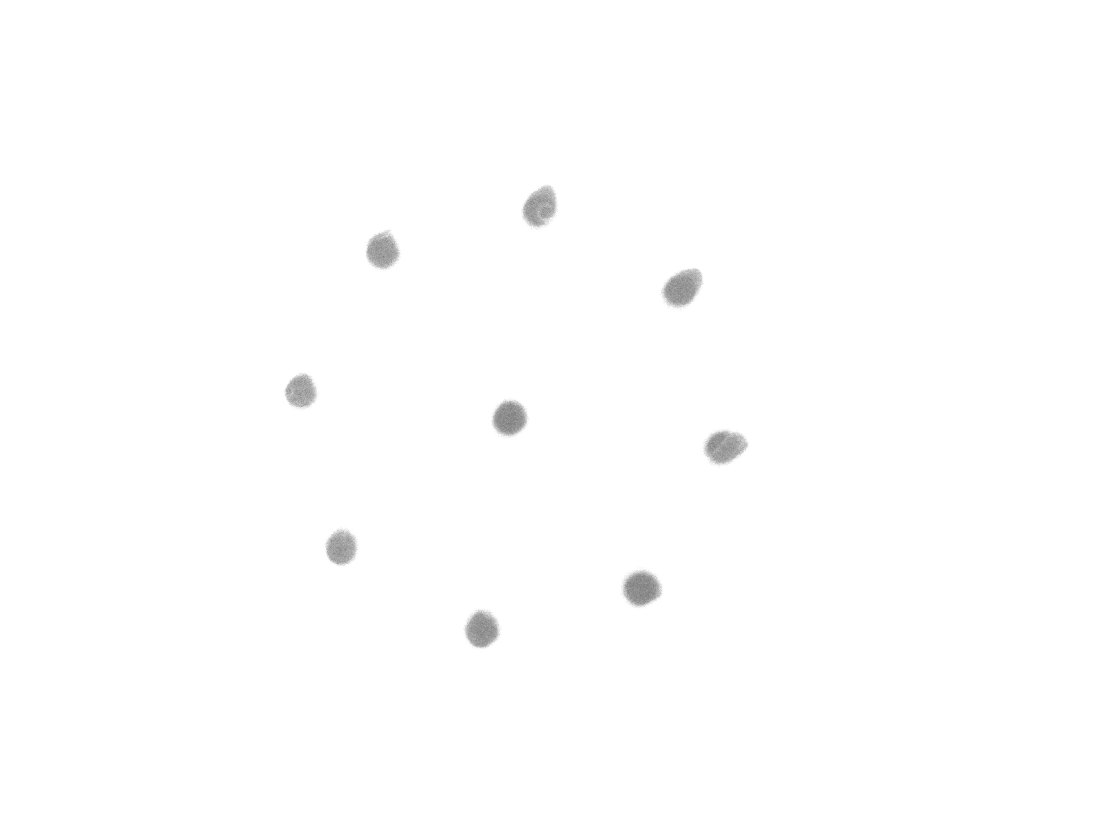
#> input picture Python Practice/Improved2.jpg, 3280 x 2464 px (shown at 1/3 size)
$ jupyter execute --allow-errors 'OpenCV findcircle.ipynb'
#> lines starting #> are read from the running program, lines starting #| are printed output that depends on the picture; after the words box and inside, x2 and y2 are one past the last pixel; in counts of white or black regions, pixels touching at a corner belong together
[cell 1]
#https://developpaper.com/opencv-hough-circle-transform-cv2-houghcircles/
#Hoff circle detection
from matplotlib import pyplot as plt
import cv2
import numpy as np
# from google.colab.patches import cv2_imshow #https://stackoverflow.com/questions/55288657/image-is-not-displaying-in-google-colab-while-using-imshow

cimg = cv2.imread('Improved2.jpg')
#> cimg is the input picture: shape (2464, 3280, 3); min 93, max 255, mean 254.1
plt.imshow(cimg)
plt.show()
#cv2.waitKey(0)
img = cv2.cvtColor(cimg,cv2.COLOR_BGR2GRAY)
img = cv2.medianBlur(img, 5)
cimg = cv2.cvtColor(img, cv2.COLOR_GRAY2BGR)

#- img: grayscale image to be detected
# - cv2.HOUGH_ Gradient: detection method, Hoff gradient
#- 1: the detected circle has the same size as the original image, DP = 2, and the detected circle is half of the original image
#- 20: the minimum distance of the center of the detected circle (if the parameter is too small, multiple adjacent circles may be detected incorrectly in addition to a real circle. If it is too large, some circles may be missed.)
#- Param1: in #hough Š In the case of u gradient, it is higher. Two thresholds are passed to Canny edge detector (the lower one is twice as small).
#- param2: at #hough Š In the case of u gradient, it is the accumulator threshold of the center of the detection stage. The smaller it is, the more likely it is to detect false circles;
#- minradius: minimum circle radius, false circle may also be detected
#- maxradius: maximum circle radius. If < = 0, the maximum image size is used. If < 0, returns the center of the radius not found.
circles = cv2.HoughCircles(img, cv2.HOUGH_GRADIENT, 1, 20,param1=50, param2=30, minRadius=0, maxRadius=100)
#> circles = 70 rows, first 8: [1529.5, 1257.5, 51.6], [1148.5, 758.5, 50.5], [2038.5, 873.5, 49.4], [2169.5, 1336.5, 48.5], [1932.5, 1762.5, 48.5], [908.5, 1179.5, 41.4], [2064.5, 857.5, 50.5], [1618.5, 617.5, 45]
# [5 lines of commented-out code are left out]

circles = np.uint16(np.around(circles))
#> circles = 70 rows, first 8: [1530, 1258, 52], [1148, 758, 50], [2038, 874, 49], [2170, 1336, 48], [1932, 1762, 48], [908, 1180, 41], [2064, 858, 50], [1618, 618, 45]

print(len(circles))
#| 1
print(circles)
#> (printed output is left out)
n = 0
for i in circles[0, :]:
  if n < 9:
    #Draw outer circle (blue)
    cv2.circle(cimg, (i[0], i[1]), i[2], (0, 255, 0), 2)

    #Draw Center (red)
    cv2.circle(cimg, (i[0], i[1]), 2, (0, 0, 255), 3)

    n = n+1
#     cv2_imshow(cimg)
    plt.imshow(cimg)
    cv2.waitKey(0)
    cv2.destroyAllWindows()
#> this loop made 70 passes
#> i on passes 1 to 12: [1530, 1258, 52], [1148, 758, 50], [2038, 874, 49], [2170, 1336, 48], [1932, 1762, 48], [908, 1180, 41], [2064, 858, 50], [1618, 618, 45], [1454, 1894, 40], [1436, 1880, 41], [1028, 1642, 43], [1632, 600, 37]
#> after the loop, n = 9
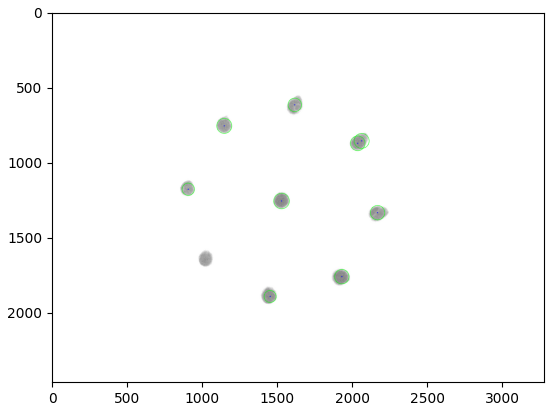
#> figure drawn by matplotlib, 1 panel; B, G, R data is drawn as R, G, B

[cell 2]
#https://developpaper.com/opencv-hough-circle-transform-cv2-houghcircles/
#Hoff circle detection
from matplotlib import pyplot as plt
import cv2
import numpy as np
# from google.colab.patches import cv2_imshow #https://stackoverflow.com/questions/55288657/image-is-not-displaying-in-google-colab-while-using-imshow

cimg = cv2.imread('Improved2.jpg')
plt.imshow(cimg)
plt.show()
#cv2.waitKey(0)
img = cv2.cvtColor(cimg,cv2.COLOR_BGR2GRAY)
img = cv2.medianBlur(img, 5)
cimg = cv2.cvtColor(img, cv2.COLOR_GRAY2BGR)

#- img: grayscale image to be detected
# - cv2.HOUGH_ Gradient: detection method, Hoff gradient
#- 1: the detected circle has the same size as the original image, DP = 2, and the detected circle is half of the original image
#- 20: the minimum distance of the center of the detected circle (if the parameter is too small, multiple adjacent circles may be detected incorrectly in addition to a real circle. If it is too large, some circles may be missed.)
#- Param1: in #hough Š In the case of u gradient, it is higher. Two thresholds are passed to Canny edge detector (the lower one is twice as small).
#- param2: at #hough Š In the case of u gradient, it is the accumulator threshold of the center of the detection stage. The smaller it is, the more likely it is to detect false circles;
#- minradius: minimum circle radius, false circle may also be detected
#- maxradius: maximum circle radius. If < = 0, the maximum image size is used. If < 0, returns the center of the radius not found.
circles = cv2.HoughCircles(img, cv2.HOUGH_GRADIENT, 1, 20,param1=50, param2=30, minRadius=30, maxRadius=50)
#> circles = [[2038.5, 873.5, 49.4], [1531.5, 1256.5, 49.4], [900.5, 1181.5, 45], [1022.5, 1643.5, 43.8], [1612.5, 637.5, 47.2], [2162.5, 1337.5, 43.8], [1935.5, 1762.5, 42.7], [1139.5, 754.5, 41.6], [1456.5, 1883.5, 41.6], [1442.5, 1901.5, 39.4], [1915.5, 1775.5, 37.2]]
# [5 lines of commented-out code are left out]

circles = np.uint16(np.around(circles))
#> circles = [[2038, 874, 49], [1532, 1256, 49], [900, 1182, 45], [1022, 1644, 44], [1612, 638, 47], [2162, 1338, 44], [1936, 1762, 43], [1140, 754, 42], [1456, 1884, 42], [1442, 1902, 39], [1916, 1776, 37]]

print(len(circles))
#| 1
print(circles)
#| [[[2038  874   49]
#|   [1532 1256   49]
#|   [ 900 1182   45]
#|   [1022 1644   44]
#|   [1612  638   47]
#|   [2162 1338   44]
#|   [1936 1762   43]
#|   [1140  754   42]
#|   [1456 1884   42]
#|   [1442 1902   39]
#|   [1916 1776   37]]]
print(circles[0,0])
#| [2038  874   49]

# finding center circle
prev = 0
sumX = 0
sumY = 0
n = 0
Xavg = 0
Yavg = 0
for i in circles[0, :]:
    sumX = sumX + i[0]
    sumY = sumY + i[1]
    n = n + 1
#> this loop made 11 passes
#> (i, sumX, sumY) on passes 1 to 11: ([2038, 874, 49], 2038, 874), ([1532, 1256, 49], 3570, 2130), ([900, 1182, 45], 4470, 3312), ([1022, 1644, 44], 5492, 4956), ([1612, 638, 47], 7104, 5594), ([2162, 1338, 44], 9266, 6932), ([1936, 1762, 43], 11202, 8694), ([1140, 754, 42], 12342, 9448), ([1456, 1884, 42], 13798, 11332), ([1442, 1902, 39], 15240, 13234), ([1916, 1776, 37], 17156, 15010)
#> after the loop, n = 11; sumX = 17156; sumY = 15010

Xavg = sumX / n
#> Xavg = 1559.6
Yavg = sumY / n
#> Yavg = 1364.5
print(n)
#| 11
print(int(Xavg))
#| 1559
print(int(Yavg))
#| 1364
print('xxxxxxxxxxxxxxxxxxxxxxxxxxxxxx')

# find the center circle
centerX = 0;
centerY = 0;
m = 0
for i in circles[0, :]:
    if i[0] < Xavg + 150 and Xavg - 150 < i[0]:
        if i[1] < Yavg + 150 and Yavg - 150 < i[1]:
            centerX = i[0]
            centerY = i[1]
            print(m)
            print(i[0])
            print(i[1])
            print(i[2])
    m = m + 1
#> this loop made 11 passes
#> (i, centerX, centerY) on pass 2: ([1532, 1256, 49], 1532, 1256)
#| 1
#| 1532
#| 1256
#| 49
#> after the loop, m = 11
k = 0
for i in circles[0, :]:
  if k < 9:
    #Draw outer circle (blue)
    cv2.circle(cimg, (i[0], i[1]), i[2], (0, 255, 0), 2)

    #Draw Center (red)
    cv2.circle(cimg, (i[0], i[1]), 2, (0, 0, 255), 3)

    k = k+1
#     cv2_imshow(cimg)
    plt.imshow(cimg)
    cv2.waitKey(0)
    cv2.destroyAllWindows()
#> this loop made 11 passes
#> after the loop, k = 9
#> figure, not shown here; B, G, R data is drawn as R, G, B

[cell 3]
#https://developpaper.com/opencv-hough-circle-transform-cv2-houghcircles/
#Hoff circle detection
from matplotlib import pyplot as plt
import cv2
import numpy as np
# from google.colab.patches import cv2_imshow #https://stackoverflow.com/questions/55288657/image-is-not-displaying-in-google-colab-while-using-imshow

cimg = cv2.imread('foo9.jpg')
#> (the rest of this cell did not finish here and is left out)

[cell 4]
import cv2
from matplotlib import pyplot as plt
#read image
img_grey = cv2.imread('output2.jpg', cv2.IMREAD_GRAYSCALE)
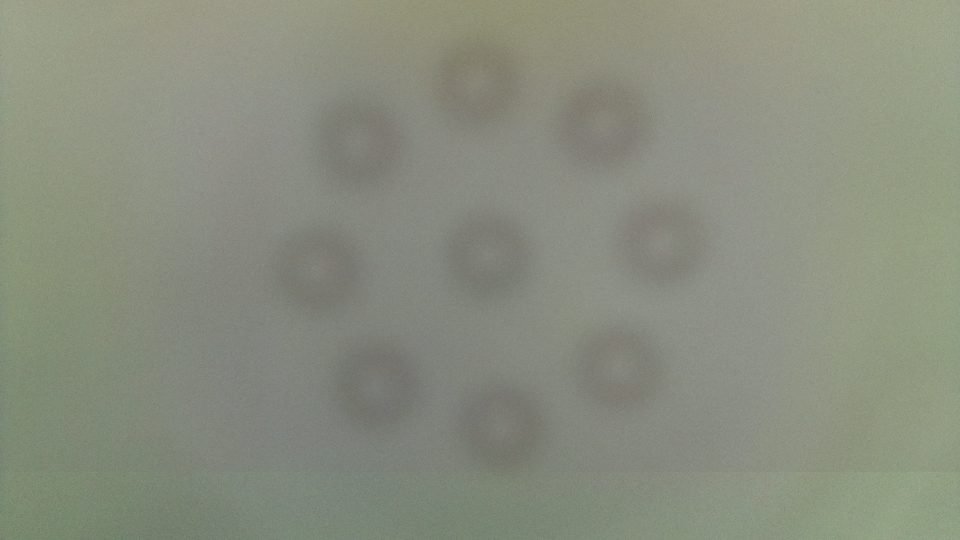
#> input picture Python Practice/output2.jpg, 1920 x 1080 px (shown at 1/2 size)
#> img_grey: shape (1080, 1920); min 99, max 178, mean 138.4

# define a threshold, 128 is the middle of black and white in grey scale
thresh = 125

# assign blue channel to zeros
img_binary = cv2.threshold(img_grey, thresh, 255, cv2.THRESH_BINARY)[1]
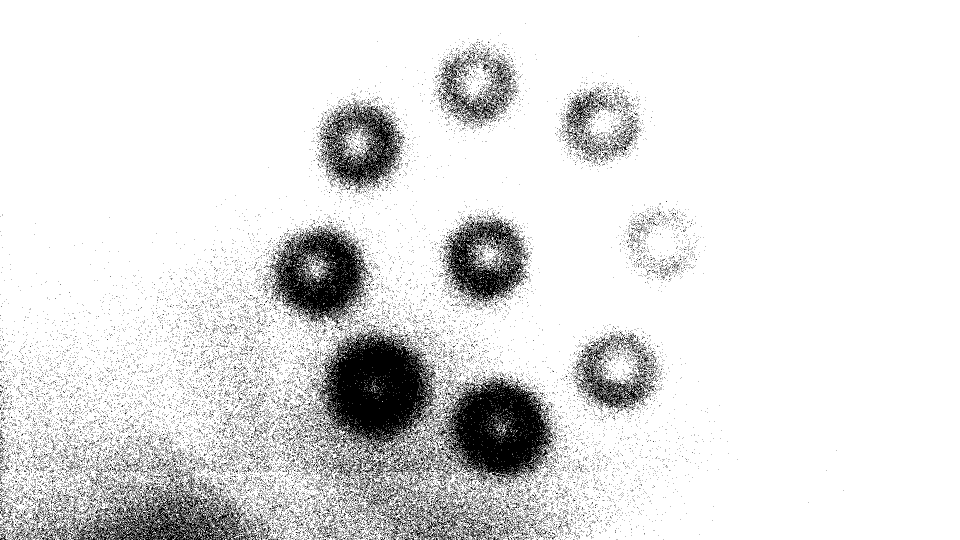
#> img_binary: shape (1080, 1920) (shown at 1/2 size); 88.6% white; 23890 black regions (23403 under 20 px), largest, box (x1, y1, x2, y2) and area: (625, 656, 877, 977) 38716, (865, 752, 1112, 972) 30169, (538, 452, 741, 653) 20362

#save image
cv2.imwrite('black-and-white.jpg',img_binary)
plt.imshow(img_binary)
plt.show()

[cell 5]
from matplotlib import pyplot as plt
import cv2
import numpy as np


#灰度图像转化为ndarray类型
I = cv2.imread('output5.jpg', cv2.IMREAD_ANYCOLOR)
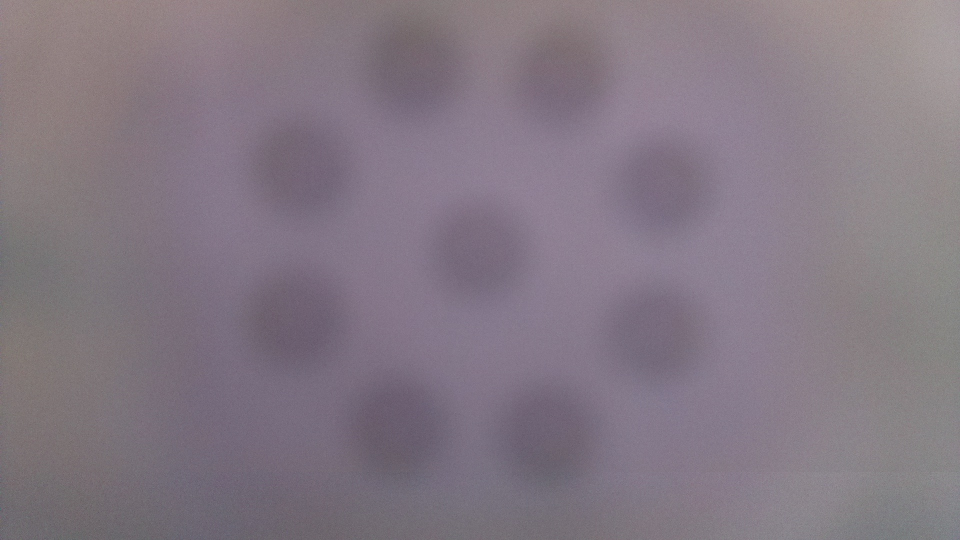
#> input picture Python Practice/output5.jpg, 1920 x 1080 px (shown at 1/2 size)
#> I is the input picture: shape (1080, 1920, 3); mean B, G, R 131, 120.2, 131.1
#图像归一化
fI = I/255.0
#伽马变化
gamma = 0.4
O = np.power(fI, gamma)
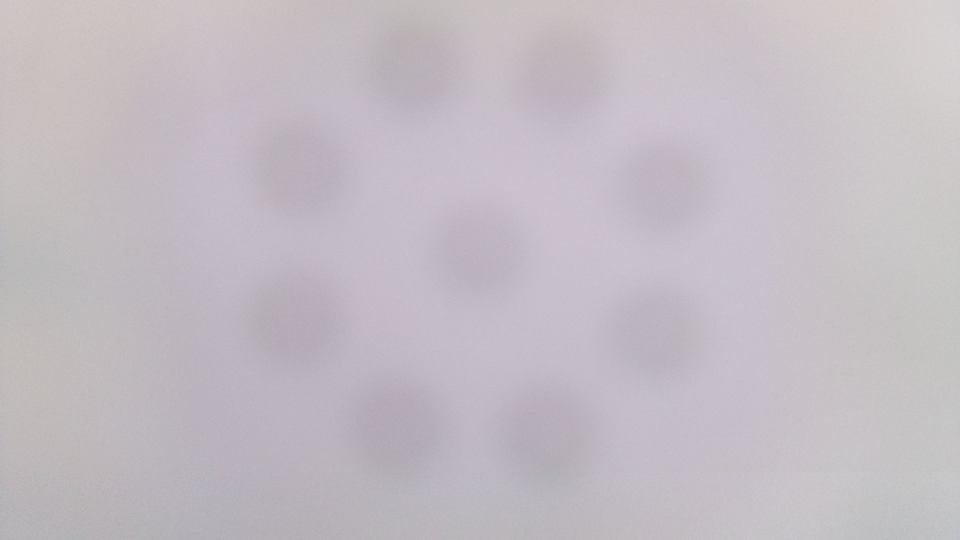
#> O: shape (1080, 1920, 3) float64 (shown at 1/2 size); mean B, G, R 0.766, 0.739, 0.766

#显示伽马变化后的结果
cv2.namedWindow("I", cv2.WINDOW_NORMAL)
cv2.namedWindow("O", cv2.WINDOW_NORMAL)
# [5 lines of commented-out code are left out]
plt.imshow(O)
plt.show()
cv2.waitKey(0)
cv2.destroyAllWindows()

[cell 6]
import cv2
import numpy as np
import matplotlib.pyplot as plt

img = cv2.imread('output5.jpg', cv2.IMREAD_GRAYSCALE)#GRAYSCALE
#> img: shape (1080, 1920); min 79, max 187, mean 124.7

#线性变换
a = 2
O = float(a) * img
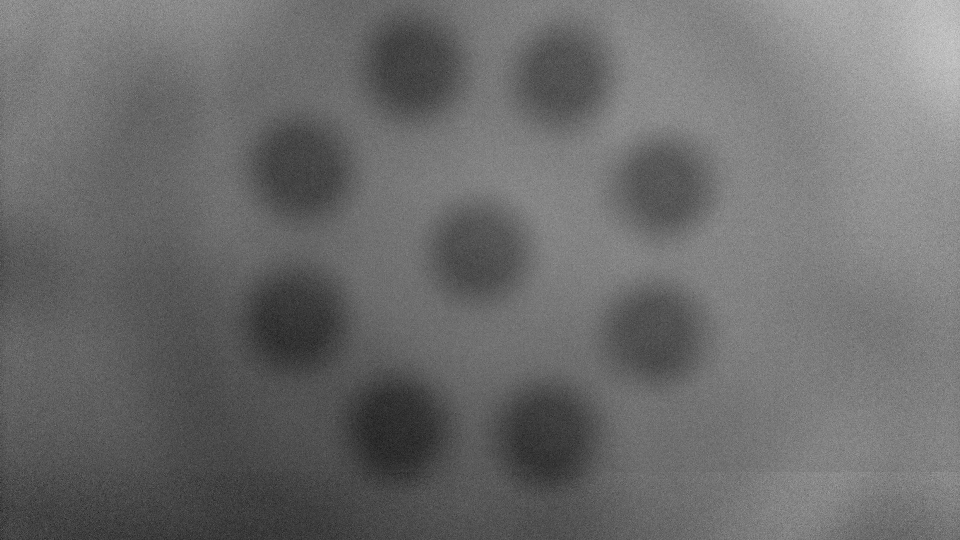
#> O: shape (1080, 1920) float64 (shown at 1/2 size); min 158, max 374, mean 249.4; drawn with min black and max white
O[O>255] = 255 #大于255要截断为255
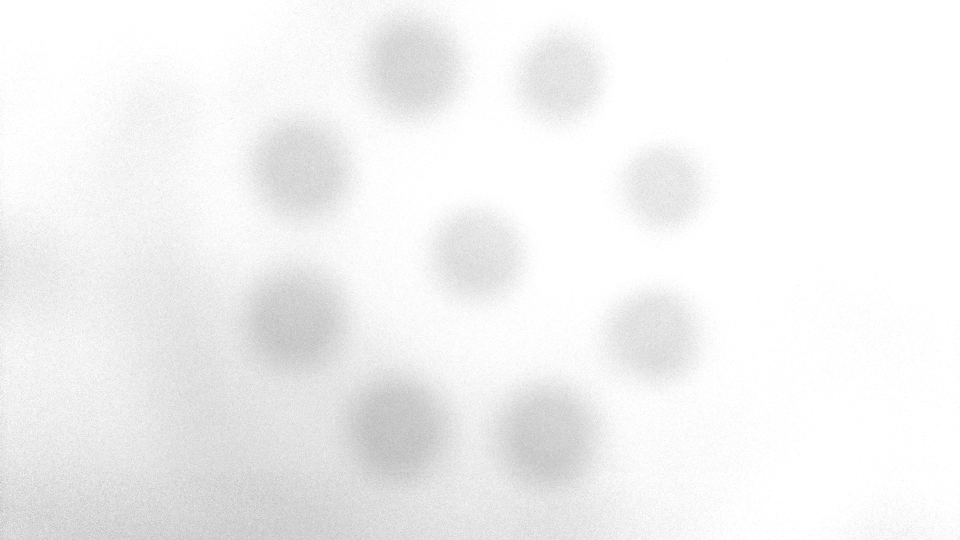
#> O: shape (1080, 1920) float64 (shown at 1/2 size); min 158, max 255, mean 242.6

#数据类型的转换
O = np.round(O)
O = O.astype(np.uint8)

# #显示原图与变换后的图的效果
# cv2.imshow("img", img)
cv2.imwrite("O.jpg", O)
# cv2.waitKey(0)
# cv2.destroyAllWindows()
# im2 = O[:,:,::-1] 	# transform image to rgb
plt.imshow(O)
plt.show()

[cell 7]
import cv2
import numpy as np
import math

if __name__ == "__main__":
    I = cv2.imread('O.jpg', cv2.IMREAD_GRAYSCALE)
#> I: shape (1080, 1920); min 158, max 255, mean 242.4

    O = cv2.equalizeHist(I)
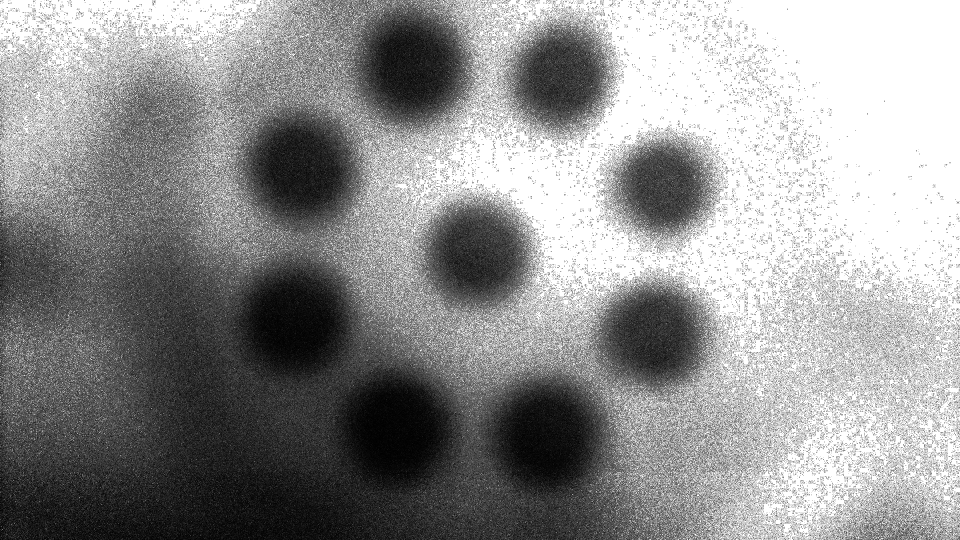
#> O: shape (1080, 1920) (shown at 1/2 size); min 0, max 255, mean 145.2

    cv2.namedWindow("I", cv2.WINDOW_NORMAL)
    cv2.namedWindow("O", cv2.WINDOW_NORMAL)
#     plt.imshow(O)
#     plt.show()
#     cv2.imshow("I", I)
    cv2.imwrite("C1.jpg", O)
#     cv2.waitKey(0)
#     cv2.destroyAllWindows()
